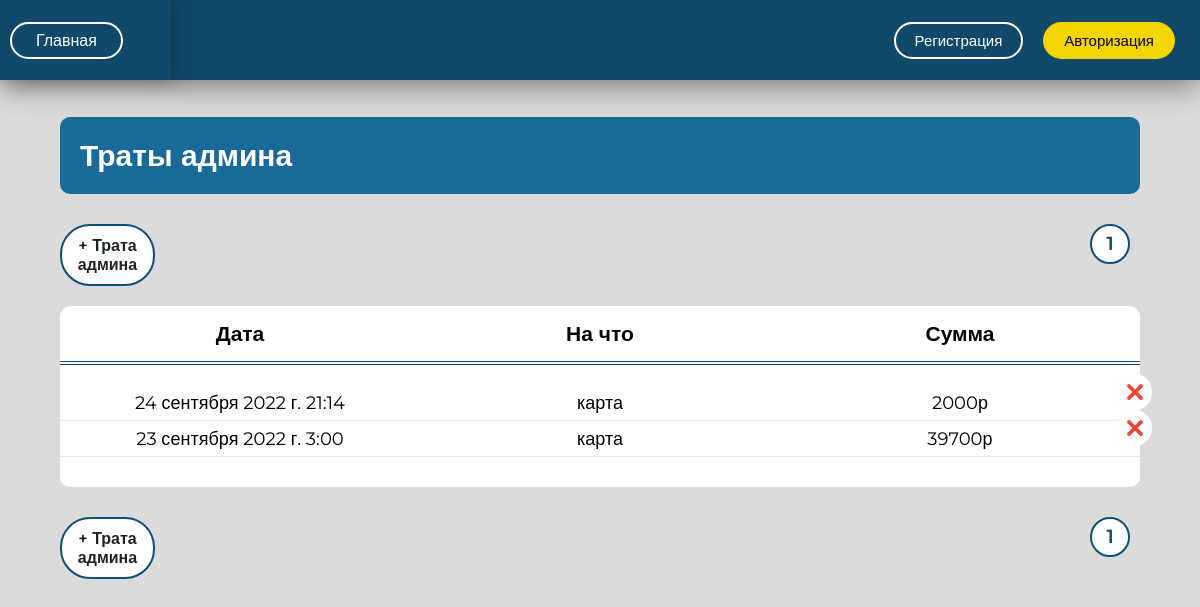
The page /spendingadmin/ on the database its author committed.
### otchet/models.py (models this page shows, shortened)
class Spending(models.Model):
    date = models.DateTimeField(auto_now=True, verbose_name='Дата')
    summa = models.PositiveIntegerField(default=0, verbose_name='Сумма')
    note = models.CharField(max_length=200, verbose_name='Примечание')
    class Meta:
        abstract = True

class SpendingAdmin(Spending):  # траты админа
    class Meta:
        db_table = "adminspending"
        verbose_name = "Расходы админа"
        verbose_name_plural = "Расходы админа"
        ordering = ['-date']

### otchet/views.py (the view)
# urls.py: path('spendingadmin/', views.spendingadmin, name='spendingadmin'),
def spendingadmin(request):
    data = data_d(request)
    spend_admin = SpendingAdmin.objects.all()
    paginator = Paginator(spend_admin, 20)
    page_number = request.GET.get('page')
    page_obj = paginator.get_page(page_number)
    data['page_obj'] = page_obj
    if request.method == 'POST' and request.POST['name_form'] == 'AddSpendingAdminForm':
        form2 = AddSpendingAdminForm(data=request.POST)
        data['form2'] = form2
        if form2.is_valid():
            form2.save()
            return render(request, 'otchet/done.html', context=data)
    return render(request, 'otchet/spending_admin.html', context=data)

### otchet/funk_otchet.py (called while the page is built, shortened)
def data_d(request):
    data = {}
    data['form'] = AddPepForm()
    data['form1'] = AddPaymentsForm()
    data['form2'] = AddSpendingAdminForm()
    data['form3'] = AddSpendingHostelForms()
    data['form4'] = AddSpendingBossForms()
    data['form5'] = AddEventsForms()
    data['form6'] = AddRefundsForms()
    data['form7'] = DepartmentForm()
    return data

### otchet/templates/otchet/spending_admin.html (shortened to what this page needs)
{% extends 'otchet/base.html' %}
{% load static %}
{% block content %}
    <div class="payments2">
        <h1>Траты админа</h1>
        <div class="pagin">
            <div class="but5">
                <div class="append_but" class="append_spend_admin" onclick="add_spend_admin()">+ Трата админа</div>
            </div>
            <nav class="num_page">
                <ul>
                    {% for p in page_obj.paginator.page_range%}
                        <li>
                            <a href="?page={{ p }}">{{ p }}</a>
                        </li>
                    {% endfor %}
                </ul>
            </nav>
        </div>
        <div class="payments">
                <ul class="stolb_payments">
                    <li>
                        <h5>Дата</h5>
                    </li>
                    <li>
                        <h5>На что</h5>
                    </li>
                    <li>
                        <h5>Сумма</h5>
                    </li>
                </ul>
                {% for spend in page_obj %}
                    <div class="pay">
                        <div class="date_1 text_1">
                            {{ spend.date }}
                        </div>
                        <div class="user_1 text_1">
                            {{ spend.note }}
                        </div>
                        <div class="summa text_1">
                            {{ spend.summa }}р
                            <a href="{% url 'update_spendingadmin' spend.id %}" >
                            </a>
                            <a href="{% url 'delete_spendingadmin' spend.id %}" class="delete_knop">
                                <img src="{% static 'otchet/images/close.png' %}" alt="">
                            </a>
                        </div>
                    </div>
                {% endfor %}
            </div>
        <div class="pagin">
            <div class="but5">
                <div class="append_but" class="append_spend_admin" onclick="add_spend_admin()">+ Трата админа</div>
            </div>
            <nav class="num_page">
                <ul>
                    {% for p in page_obj.paginator.page_range%}
                        <li>
                            <a href="?page={{ p }}">{{ p }}</a>
                        </li>
                    {% endfor %}
                </ul>
            </nav>
        </div>
    </div>
{% endblock %}

### otchet/static/otchet/css/media.css (style rules this page uses)
@media screen and (max-width: 1511px) { .append_but { width:19%; } }
@media screen and (max-width: 1202px) { .append_but { width:22%; } }
@media screen and (max-width: 1202px) { .payments2 { width: 90% !important; } }

### otchet/static/otchet/css/index.css (style rules this page uses)
* { box-sizing: border-box; margin: 0; padding: 0; }
body { height: 100vh; background: #dbdbdb; font-family: 'Montserrat', sans-serif; }
ul { list-style:none; }
.payments { background: #fff; border-radius: 10px; padding-bottom: 30px; margin-top: 20px; }
.stolb_payments { display: flex; justify-content: space-around; padding: 0; margin: 0; border-bottom: 4px double #11496a; margin-bottom: 20px; }
.stolb_payments li { width: 33%; text-align: center; font-size: 18px; padding: 15px; }
.stolb_payments li h5 { font-size: 21px; }
.pay { display: flex; justify-content: space-around; height: 36px; align-items: center; border-bottom: 1px solid #dddddd9c; }
.text_1 { width: 33%; text-align: center; height: 30px; line-height: 30px; position: relative; font-size: 18px; letter-spacing: 0.002em; }
.text_1 a { position: absolute; right: 28px; top: -13px; width: 34px; height: 36px; transition:0.2s; }
.text_1 a img { position: relative; top: 4px; left: 2px; }
.append_but { display:block; text-align:center; padding: 10px; border: 2px solid #0a5078; border-radius: 30px; margin-top: 30px; background: #fff; font-weight: 600; color: #1c2428; transition:0.3s; position:relative; }
.payments2 { width: 70%; margin:auto; margin-top: 117px; }
.payments2 h1 { background: #1a6a99; color: #fff; border-radius: 10px; padding: 20px; font-size: 30px; }
.pagin { display:flex; justify-content: space-between; }
.num_page { position: relative; top: 20px; }
.num_page ul { display: flex; }
.num_page ul li a { width: 40px; display: block; height: 40px; border: 2px solid #0a5078; border-radius: 20px; background: #fff; line-height: 35px; text-align: center; margin: 10px; text-decoration: none; color: #11496a; font-weight: 600; font-size: 19px; }
.but5 { position: relative; width: 40%; display: flex; justify-content: space-between; }
.delete_knop { right: -14px !important; top: -14px !important; background: #fff; border-radius: 50%; display: flex; align-items: center; justify-content: center; }
.delete_knop img { width: 16px; top: 0 !important; left: 0 !important; }

### rows shown on the page
SpendingAdmin: date "24 сентября 2022 г. 21:14", note "карта", summa "2000"
SpendingAdmin: date "23 сентября 2022 г. 3:00", note "карта", summa "39700"

### other values the page prints
{{ p }} "1"
